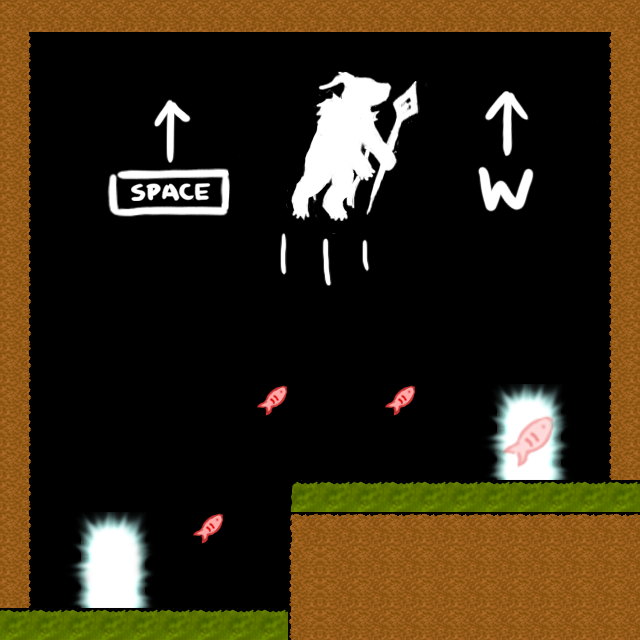

Tiled map render using the project's own tile images. Description and the map definition, with tile-layer contents summarised, below:
An orthogonal 20x20 tile map with 32x32 px tiles, 3 tile layers (background, foreground, object), 4 tilesets.

<map version="1.0" orientation="orthogonal" width="20" height="20" tilewidth="32" tileheight="32">
 <tileset firstgid="1" source="forestTiles.tsx" />
 <tileset firstgid="217" source="salmonTiles.tsx" />
 <tileset firstgid="249" source="instructions.tsx" />
 <tileset firstgid="1049" source="instructions.tsx" />
 <layer name="background" width="20" height="20">
  <data>[400 cells, 154 non-empty, 154 distinct tile ids]</data>
 </layer>
 <layer name="foreground" width="20" height="20">
  <data>[400 cells, 134 non-empty, 29 distinct tile ids]</data>
 </layer>
 <layer name="object" width="20" height="20">
  <data>[400 cells, 3 non-empty, 1 distinct tile ids]</data>
 </layer>
</map>
